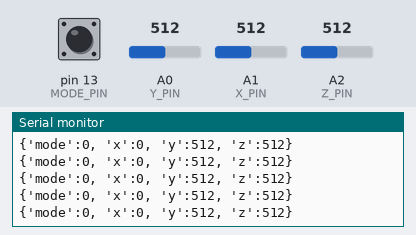
Recording of a sketch running on a simulated Arduino Uno, built with avr-gcc and run on an emulated ATmega328P. Shown: the last lines printed to the serial monitor. The inputs (shaded band) are chosen by the test bench; at power-on: A0 (Y_PIN) = 512, A1 (X_PIN) = 512, A2 (Z_PIN) = 512, pin 13 (MODE_PIN) HIGH.

Above: at 1.2 s.
1.3 s: A0 (Y_PIN) set to 104
At 1.8 s:
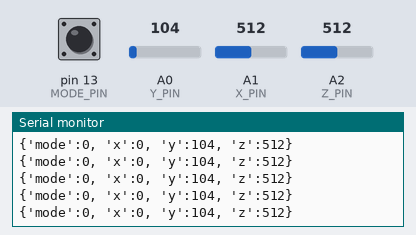
4.3 s: A0 (Y_PIN) set to 93
At 4.8 s:
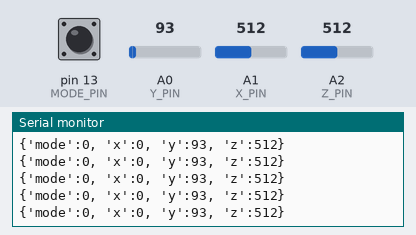
7.3 s: A1 (X_PIN) set to 106
10.3 s: A1 (X_PIN) set to 90
At 10.8 s:
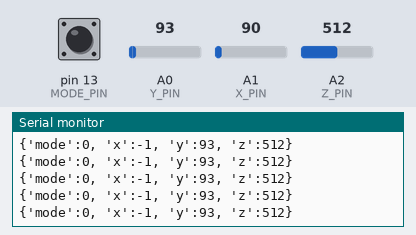
13.3 s: A2 (Z_PIN) set to 105
At 13.9 s:
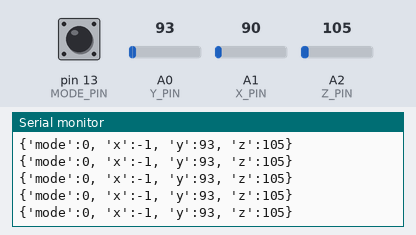
16.3 s: A2 (Z_PIN) set to 90
At 16.8 s:
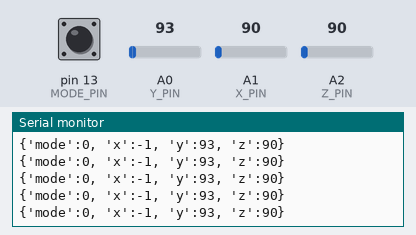
Timing chart, 0 to 19.3 s (numbered marks = the images above; inputs shaded):
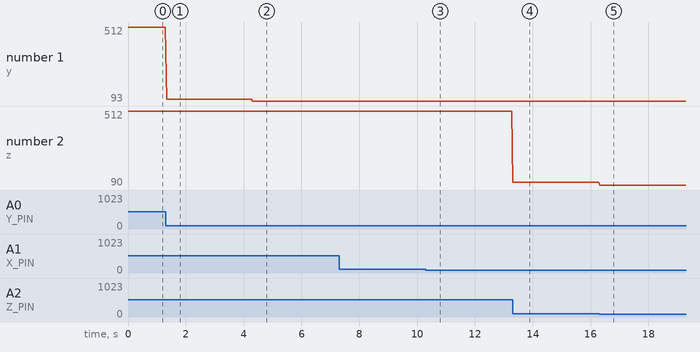

Measured:
- after the input at 1.3 s, the serial monitor: prints a new line at once (image 1)
- after the input at 4.3 s, the serial monitor: prints a new line at once (image 2)
- after the input at 10.3 s, the serial monitor: prints a new line at once (image 3)
- after the input at 13.3 s, the serial monitor: prints a new line at once (image 4)
- after the input at 16.3 s, the serial monitor: prints a new line at once (image 5)
- plotted number 1: 512 → 104 after the input at 1.3 s, 104 → 93 after the input at 4.3 s
- plotted number 2: 512 → 105 after the input at 13.3 s, 105 → 90 after the input at 16.3 s

The sketch:

v1.ino
```cpp
#define MODE_PIN 13
#define X_PIN A1
#define Y_PIN A0
#define Z_PIN A2
#define BUFFER_LENGTH 128
#define BAUD 9600

int x_min = 100;
int x_max = 900;
int x = 512;
int y = 512;
int z = 512;
int mode =0;
int mode_counter = 0;
int mode_limit = 1;
char output[BUFFER_LENGTH];

void setup() {
  Serial.begin(BAUD);
  pinMode(MODE_PIN, INPUT);
  digitalWrite(MODE_PIN, HIGH);
  pinMode(X_PIN, INPUT);
  pinMode(Y_PIN, INPUT);
  pinMode(Z_PIN, INPUT);
}

void loop() {
  if (!digitalRead(MODE_PIN)) {
    if (mode_counter > mode_limit) {
    mode_counter = 0;
    if (mode) {
      mode = 0;
    }
    else {
      mode = 1;
    }
    }
    else {
      mode_counter++;
    }
  }
  else {
    mode_counter = 0;
  }
  x = analogRead(X_PIN);
  if (x < x_min) {
    x = -1;
  }
  else if (x > x_max) {
    x = 1;
  }
  else {
    x = 0;
  }
  y = analogRead(Y_PIN);
  z = analogRead(Z_PIN);
  sprintf(output, "{'mode':%d, 'x':%d, 'y':%d, 'z':%d}", mode, x, y, z);
  Serial.println(output);
  Serial.flush();
}
```
